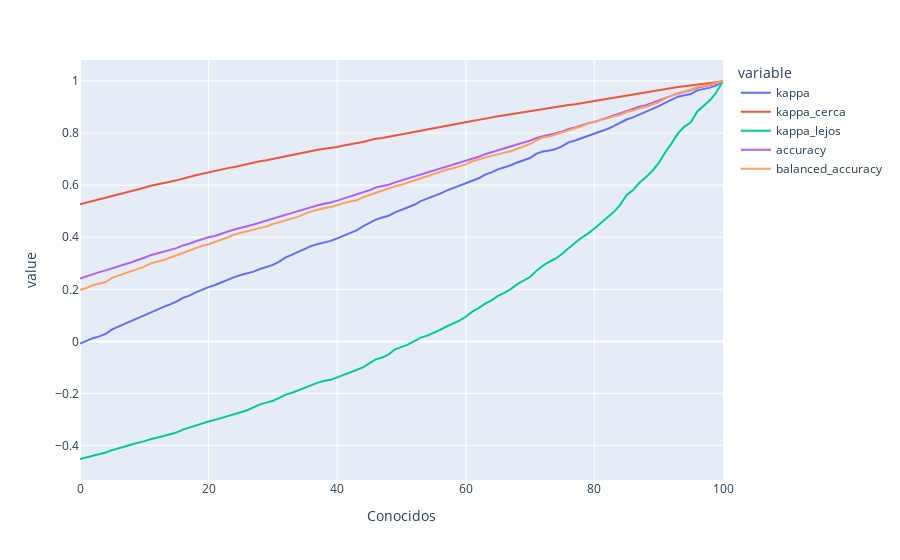

The notebook cell this image was saved under:
### Code cell
#Grafico el comportamiento de la métrica a medida que incremento los aciertos. Tambien muestro lor resultados de otras metricas como Accuracy y Balanced Accuracy
px.line(kappa_progression,x='Conocidos',y=['kappa',
                                           'kappa_cerca',
                                           'kappa_lejos',
                                           'accuracy',
                                           'balanced_accuracy'])
